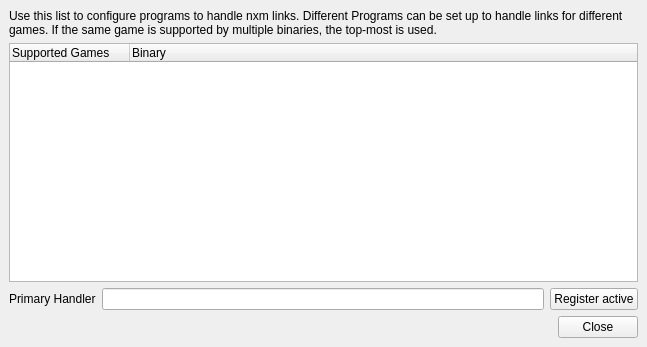
<?xml version="1.0" encoding="UTF-8"?>
<ui version="4.0">
 <class>HandlerWindow</class>
 <widget class="QMainWindow" name="HandlerWindow">
  <property name="geometry">
   <rect>
    <x>0</x>
    <y>0</y>
    <width>647</width>
    <height>347</height>
   </rect>
  </property>
  <property name="windowTitle">
   <string>NXM Handler</string>
  </property>
  <widget class="QWidget" name="centralwidget">
   <layout class="QVBoxLayout" name="verticalLayout">
    <item>
     <widget class="QLabel" name="label">
      <property name="text">
       <string>Use this list to configure programs to handle nxm links. Different Programs can be set up to handle links for different games. If the same game is supported by multiple binaries, the top-most is used.</string>
      </property>
      <property name="wordWrap">
       <bool>true</bool>
      </property>
     </widget>
    </item>
    <item>
     <widget class="MOBase::SortableTreeWidget" name="handlersWidget">
      <property name="contextMenuPolicy">
       <enum>Qt::CustomContextMenu</enum>
      </property>
      <property name="dragDropMode">
       <enum>QAbstractItemView::DragDrop</enum>
      </property>
      <property name="defaultDropAction">
       <enum>Qt::MoveAction</enum>
      </property>
      <property name="indentation">
       <number>0</number>
      </property>
      <property name="itemsExpandable">
       <bool>false</bool>
      </property>
      <attribute name="headerDefaultSectionSize">
       <number>120</number>
      </attribute>
      <column>
       <property name="text">
        <string>Supported Games</string>
       </property>
      </column>
      <column>
       <property name="text">
        <string>Binary</string>
       </property>
      </column>
     </widget>
    </item>
    <item>
     <layout class="QHBoxLayout" name="horizontalLayout_2">
      <item>
       <widget class="QLabel" name="label_2">
        <property name="text">
         <string>Primary Handler</string>
        </property>
       </widget>
      </item>
      <item>
       <widget class="QLineEdit" name="handlerView">
        <property name="readOnly">
         <bool>true</bool>
        </property>
       </widget>
      </item>
      <item>
       <widget class="QPushButton" name="registerButton">
        <property name="text">
         <string>Register active</string>
        </property>
       </widget>
      </item>
     </layout>
    </item>
    <item>
     <layout class="QHBoxLayout" name="horizontalLayout">
      <item>
       <spacer name="horizontalSpacer">
        <property name="orientation">
         <enum>Qt::Horizontal</enum>
        </property>
        <property name="sizeHint" stdset="0">
         <size>
          <width>40</width>
          <height>20</height>
         </size>
        </property>
       </spacer>
      </item>
      <item>
       <widget class="QPushButton" name="closeButton">
        <property name="text">
         <string>Close</string>
        </property>
       </widget>
      </item>
     </layout>
    </item>
   </layout>
  </widget>
  <action name="actionRemove">
   <property name="icon">
    <iconset resource="../../MO/src/resources.qrc">
     <normaloff>:/MO/gui/remove</normaloff>:/MO/gui/remove</iconset>
   </property>
   <property name="text">
    <string>Remove</string>
   </property>
   <property name="toolTip">
    <string>Remove Binary</string>
   </property>
   <property name="shortcut">
    <string>Del</string>
   </property>
  </action>
  <action name="actionAdd">
   <property name="icon">
    <iconset resource="../../MO/src/resources.qrc">
     <normaloff>:/MO/gui/add</normaloff>:/MO/gui/add</iconset>
   </property>
   <property name="text">
    <string>Add</string>
   </property>
   <property name="toolTip">
    <string>Add a binary</string>
   </property>
  </action>
 </widget>
 <customwidgets>
  <customwidget>
   <class>MOBase::SortableTreeWidget</class>
   <extends>QTreeWidget</extends>
   <header location="global">uibase/sortabletreewidget.h</header>
  </customwidget>
 </customwidgets>
 <resources>
  <include location="../../MO/src/resources.qrc"/>
 </resources>
 <connections>
  <connection>
   <sender>closeButton</sender>
   <signal>clicked()</signal>
   <receiver>HandlerWindow</receiver>
   <slot>close()</slot>
   <hints>
    <hint type="sourcelabel">
     <x>599</x>
     <y>325</y>
    </hint>
    <hint type="destinationlabel">
     <x>323</x>
     <y>173</y>
    </hint>
   </hints>
  </connection>
 </connections>
</ui>
